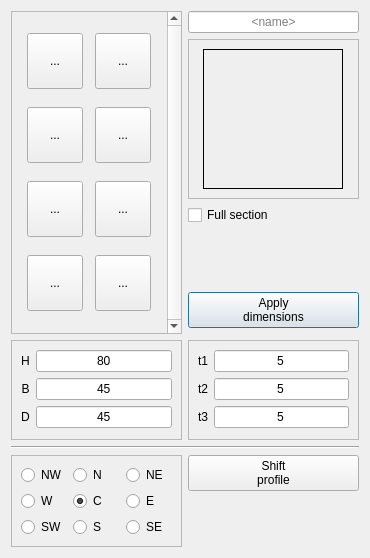
<?xml version="1.0" encoding="UTF-8"?>
<ui version="4.0">
 <class>Dialog</class>
 <widget class="QDialog" name="Dialog">
  <property name="geometry">
   <rect>
    <x>0</x>
    <y>0</y>
    <width>370</width>
    <height>558</height>
   </rect>
  </property>
  <property name="windowTitle">
   <string>Beams profile editor</string>
  </property>
  <layout class="QGridLayout" name="gridLayout_4">
   <item row="9" column="1" colspan="2">
    <widget class="Line" name="line">
     <property name="orientation">
      <enum>Qt::Horizontal</enum>
     </property>
    </widget>
   </item>
   <item row="8" column="1">
    <widget class="QFrame" name="frameDims">
     <property name="sizePolicy">
      <sizepolicy hsizetype="MinimumExpanding" vsizetype="Preferred">
       <horstretch>0</horstretch>
       <verstretch>0</verstretch>
      </sizepolicy>
     </property>
     <property name="minimumSize">
      <size>
       <width>130</width>
       <height>100</height>
      </size>
     </property>
     <property name="frameShape">
      <enum>QFrame::StyledPanel</enum>
     </property>
     <property name="frameShadow">
      <enum>QFrame::Raised</enum>
     </property>
     <layout class="QGridLayout" name="gridLayout_2">
      <item row="3" column="1">
       <widget class="QLineEdit" name="editB">
        <property name="text">
         <string>45</string>
        </property>
        <property name="alignment">
         <set>Qt::AlignCenter</set>
        </property>
       </widget>
      </item>
      <item row="4" column="0">
       <widget class="QLabel" name="labD">
        <property name="text">
         <string>D</string>
        </property>
        <property name="alignment">
         <set>Qt::AlignCenter</set>
        </property>
       </widget>
      </item>
      <item row="4" column="1">
       <widget class="QLineEdit" name="editD">
        <property name="text">
         <string>45</string>
        </property>
        <property name="alignment">
         <set>Qt::AlignCenter</set>
        </property>
       </widget>
      </item>
      <item row="1" column="1">
       <widget class="QLineEdit" name="editH">
        <property name="text">
         <string>80</string>
        </property>
        <property name="alignment">
         <set>Qt::AlignCenter</set>
        </property>
       </widget>
      </item>
      <item row="1" column="0">
       <widget class="QLabel" name="labH">
        <property name="text">
         <string>H</string>
        </property>
        <property name="alignment">
         <set>Qt::AlignCenter</set>
        </property>
       </widget>
      </item>
      <item row="3" column="0">
       <widget class="QLabel" name="labB">
        <property name="text">
         <string>B</string>
        </property>
        <property name="alignment">
         <set>Qt::AlignCenter</set>
        </property>
       </widget>
      </item>
     </layout>
     <zorder>editD</zorder>
     <zorder>labD</zorder>
     <zorder>editH</zorder>
     <zorder>labH</zorder>
     <zorder>editB</zorder>
     <zorder>labB</zorder>
    </widget>
   </item>
   <item row="8" column="2">
    <widget class="QFrame" name="frameThk">
     <property name="sizePolicy">
      <sizepolicy hsizetype="MinimumExpanding" vsizetype="Preferred">
       <horstretch>0</horstretch>
       <verstretch>0</verstretch>
      </sizepolicy>
     </property>
     <property name="minimumSize">
      <size>
       <width>130</width>
       <height>100</height>
      </size>
     </property>
     <property name="frameShape">
      <enum>QFrame::StyledPanel</enum>
     </property>
     <property name="frameShadow">
      <enum>QFrame::Raised</enum>
     </property>
     <layout class="QGridLayout" name="gridLayout">
      <item row="0" column="0">
       <widget class="QLabel" name="labT1">
        <property name="text">
         <string>t1</string>
        </property>
        <property name="alignment">
         <set>Qt::AlignCenter</set>
        </property>
       </widget>
      </item>
      <item row="0" column="1">
       <widget class="QLineEdit" name="editT1">
        <property name="text">
         <string>5</string>
        </property>
        <property name="alignment">
         <set>Qt::AlignCenter</set>
        </property>
       </widget>
      </item>
      <item row="1" column="0">
       <widget class="QLabel" name="labT2">
        <property name="text">
         <string>t2</string>
        </property>
        <property name="alignment">
         <set>Qt::AlignCenter</set>
        </property>
       </widget>
      </item>
      <item row="1" column="1">
       <widget class="QLineEdit" name="editT2">
        <property name="text">
         <string>5</string>
        </property>
        <property name="alignment">
         <set>Qt::AlignCenter</set>
        </property>
       </widget>
      </item>
      <item row="2" column="0">
       <widget class="QLabel" name="labT3">
        <property name="text">
         <string>t3</string>
        </property>
        <property name="alignment">
         <set>Qt::AlignCenter</set>
        </property>
       </widget>
      </item>
      <item row="2" column="1">
       <widget class="QLineEdit" name="editT3">
        <property name="text">
         <string>5</string>
        </property>
        <property name="alignment">
         <set>Qt::AlignCenter</set>
        </property>
       </widget>
      </item>
     </layout>
    </widget>
   </item>
   <item row="0" column="2">
    <widget class="QLineEdit" name="lineEdit">
     <property name="alignment">
      <set>Qt::AlignCenter</set>
     </property>
     <property name="placeholderText">
      <string>&lt;name&gt;</string>
     </property>
    </widget>
   </item>
   <item row="10" column="1" rowspan="3">
    <widget class="QFrame" name="frame">
     <property name="enabled">
      <bool>true</bool>
     </property>
     <property name="frameShape">
      <enum>QFrame::StyledPanel</enum>
     </property>
     <property name="frameShadow">
      <enum>QFrame::Raised</enum>
     </property>
     <layout class="QGridLayout" name="gridLayout_3">
      <item row="0" column="0">
       <widget class="QRadioButton" name="rbNW">
        <property name="enabled">
         <bool>true</bool>
        </property>
        <property name="text">
         <string>NW</string>
        </property>
       </widget>
      </item>
      <item row="0" column="1">
       <widget class="QRadioButton" name="rbN">
        <property name="enabled">
         <bool>true</bool>
        </property>
        <property name="text">
         <string>N</string>
        </property>
       </widget>
      </item>
      <item row="0" column="2">
       <widget class="QRadioButton" name="rbNE">
        <property name="enabled">
         <bool>true</bool>
        </property>
        <property name="text">
         <string>NE</string>
        </property>
       </widget>
      </item>
      <item row="1" column="0">
       <widget class="QRadioButton" name="rbW">
        <property name="enabled">
         <bool>true</bool>
        </property>
        <property name="text">
         <string>W</string>
        </property>
       </widget>
      </item>
      <item row="1" column="1">
       <widget class="QRadioButton" name="rbC">
        <property name="enabled">
         <bool>true</bool>
        </property>
        <property name="text">
         <string>C</string>
        </property>
        <property name="checked">
         <bool>true</bool>
        </property>
       </widget>
      </item>
      <item row="1" column="2">
       <widget class="QRadioButton" name="rbE">
        <property name="enabled">
         <bool>true</bool>
        </property>
        <property name="text">
         <string>E</string>
        </property>
       </widget>
      </item>
      <item row="2" column="0">
       <widget class="QRadioButton" name="rbSW">
        <property name="enabled">
         <bool>true</bool>
        </property>
        <property name="text">
         <string>SW</string>
        </property>
       </widget>
      </item>
      <item row="2" column="1">
       <widget class="QRadioButton" name="rbS">
        <property name="enabled">
         <bool>true</bool>
        </property>
        <property name="text">
         <string>S</string>
        </property>
       </widget>
      </item>
      <item row="2" column="2">
       <widget class="QRadioButton" name="rbSE">
        <property name="enabled">
         <bool>true</bool>
        </property>
        <property name="text">
         <string>SE</string>
        </property>
       </widget>
      </item>
     </layout>
    </widget>
   </item>
   <item row="0" column="1" rowspan="7">
    <widget class="QScrollArea" name="scrollArea">
     <property name="sizePolicy">
      <sizepolicy hsizetype="MinimumExpanding" vsizetype="MinimumExpanding">
       <horstretch>0</horstretch>
       <verstretch>0</verstretch>
      </sizepolicy>
     </property>
     <property name="minimumSize">
      <size>
       <width>160</width>
       <height>120</height>
      </size>
     </property>
     <property name="maximumSize">
      <size>
       <width>16777215</width>
       <height>16777215</height>
      </size>
     </property>
     <property name="baseSize">
      <size>
       <width>0</width>
       <height>100</height>
      </size>
     </property>
     <property name="verticalScrollBarPolicy">
      <enum>Qt::ScrollBarAlwaysOn</enum>
     </property>
     <property name="widgetResizable">
      <bool>true</bool>
     </property>
     <property name="alignment">
      <set>Qt::AlignLeading|Qt::AlignLeft|Qt::AlignTop</set>
     </property>
     <widget class="QWidget" name="scrollAreaWidgetContents">
      <property name="geometry">
       <rect>
        <x>0</x>
        <y>0</y>
        <width>153</width>
        <height>321</height>
       </rect>
      </property>
      <layout class="QGridLayout" name="gridLayout_5">
       <item row="0" column="0">
        <widget class="QToolButton" name="tbSquare">
         <property name="sizePolicy">
          <sizepolicy hsizetype="Fixed" vsizetype="Fixed">
           <horstretch>0</horstretch>
           <verstretch>0</verstretch>
          </sizepolicy>
         </property>
         <property name="minimumSize">
          <size>
           <width>56</width>
           <height>56</height>
          </size>
         </property>
         <property name="baseSize">
          <size>
           <width>56</width>
           <height>56</height>
          </size>
         </property>
         <property name="text">
          <string>...</string>
         </property>
         <property name="icon">
          <iconset resource="../../../../Documenti/programmazione/QtDialogs/profileEditor/imgages.qrc">
           <normaloff>:/images/square.png</normaloff>:/images/square.png</iconset>
         </property>
         <property name="iconSize">
          <size>
           <width>48</width>
           <height>48</height>
          </size>
         </property>
        </widget>
       </item>
       <item row="0" column="1">
        <widget class="QToolButton" name="tbCircle">
         <property name="enabled">
          <bool>true</bool>
         </property>
         <property name="sizePolicy">
          <sizepolicy hsizetype="Fixed" vsizetype="Fixed">
           <horstretch>0</horstretch>
           <verstretch>0</verstretch>
          </sizepolicy>
         </property>
         <property name="minimumSize">
          <size>
           <width>56</width>
           <height>56</height>
          </size>
         </property>
         <property name="baseSize">
          <size>
           <width>56</width>
           <height>56</height>
          </size>
         </property>
         <property name="text">
          <string>...</string>
         </property>
         <property name="icon">
          <iconset resource="../../../../Documenti/programmazione/QtDialogs/profileEditor/imgages.qrc">
           <normaloff>:/images/circle.png</normaloff>:/images/circle.png</iconset>
         </property>
         <property name="iconSize">
          <size>
           <width>48</width>
           <height>48</height>
          </size>
         </property>
        </widget>
       </item>
       <item row="1" column="0">
        <widget class="QToolButton" name="tbT">
         <property name="sizePolicy">
          <sizepolicy hsizetype="Fixed" vsizetype="Fixed">
           <horstretch>0</horstretch>
           <verstretch>0</verstretch>
          </sizepolicy>
         </property>
         <property name="minimumSize">
          <size>
           <width>56</width>
           <height>56</height>
          </size>
         </property>
         <property name="baseSize">
          <size>
           <width>56</width>
           <height>56</height>
          </size>
         </property>
         <property name="text">
          <string>...</string>
         </property>
         <property name="icon">
          <iconset resource="../../../../Documenti/programmazione/QtDialogs/profileEditor/imgages.qrc">
           <normaloff>:/images/T.png</normaloff>:/images/T.png</iconset>
         </property>
         <property name="iconSize">
          <size>
           <width>48</width>
           <height>48</height>
          </size>
         </property>
        </widget>
       </item>
       <item row="1" column="1">
        <widget class="QToolButton" name="tbU">
         <property name="sizePolicy">
          <sizepolicy hsizetype="Fixed" vsizetype="Fixed">
           <horstretch>0</horstretch>
           <verstretch>0</verstretch>
          </sizepolicy>
         </property>
         <property name="minimumSize">
          <size>
           <width>56</width>
           <height>56</height>
          </size>
         </property>
         <property name="baseSize">
          <size>
           <width>56</width>
           <height>56</height>
          </size>
         </property>
         <property name="text">
          <string>...</string>
         </property>
         <property name="icon">
          <iconset resource="../../../../Documenti/programmazione/QtDialogs/profileEditor/imgages.qrc">
           <normaloff>:/images/U.png</normaloff>:/images/U.png</iconset>
         </property>
         <property name="iconSize">
          <size>
           <width>48</width>
           <height>48</height>
          </size>
         </property>
        </widget>
       </item>
       <item row="2" column="0">
        <widget class="QToolButton" name="tbH">
         <property name="sizePolicy">
          <sizepolicy hsizetype="Fixed" vsizetype="Fixed">
           <horstretch>0</horstretch>
           <verstretch>0</verstretch>
          </sizepolicy>
         </property>
         <property name="minimumSize">
          <size>
           <width>56</width>
           <height>56</height>
          </size>
         </property>
         <property name="baseSize">
          <size>
           <width>56</width>
           <height>56</height>
          </size>
         </property>
         <property name="text">
          <string>...</string>
         </property>
         <property name="icon">
          <iconset resource="../../../../Documenti/programmazione/QtDialogs/profileEditor/imgages.qrc">
           <normaloff>:/images/H.png</normaloff>:/images/H.png</iconset>
         </property>
         <property name="iconSize">
          <size>
           <width>48</width>
           <height>48</height>
          </size>
         </property>
        </widget>
       </item>
       <item row="2" column="1">
        <widget class="QToolButton" name="tbL">
         <property name="sizePolicy">
          <sizepolicy hsizetype="Fixed" vsizetype="Fixed">
           <horstretch>0</horstretch>
           <verstretch>0</verstretch>
          </sizepolicy>
         </property>
         <property name="minimumSize">
          <size>
           <width>56</width>
           <height>56</height>
          </size>
         </property>
         <property name="baseSize">
          <size>
           <width>56</width>
           <height>56</height>
          </size>
         </property>
         <property name="text">
          <string>...</string>
         </property>
         <property name="icon">
          <iconset resource="../../../../Documenti/programmazione/QtDialogs/profileEditor/imgages.qrc">
           <normaloff>:/images/L.png</normaloff>:/images/L.png</iconset>
         </property>
         <property name="iconSize">
          <size>
           <width>48</width>
           <height>48</height>
          </size>
         </property>
        </widget>
       </item>
       <item row="3" column="0">
        <widget class="QToolButton" name="tbZ">
         <property name="sizePolicy">
          <sizepolicy hsizetype="Fixed" vsizetype="Fixed">
           <horstretch>0</horstretch>
           <verstretch>0</verstretch>
          </sizepolicy>
         </property>
         <property name="minimumSize">
          <size>
           <width>56</width>
           <height>56</height>
          </size>
         </property>
         <property name="baseSize">
          <size>
           <width>56</width>
           <height>56</height>
          </size>
         </property>
         <property name="text">
          <string>...</string>
         </property>
         <property name="icon">
          <iconset resource="../../../../Documenti/programmazione/QtDialogs/profileEditor/imgages.qrc">
           <normaloff>:/images/Z.png</normaloff>:/images/Z.png</iconset>
         </property>
         <property name="iconSize">
          <size>
           <width>48</width>
           <height>48</height>
          </size>
         </property>
        </widget>
       </item>
       <item row="3" column="1">
        <widget class="QToolButton" name="tbOmega">
         <property name="sizePolicy">
          <sizepolicy hsizetype="Fixed" vsizetype="Fixed">
           <horstretch>0</horstretch>
           <verstretch>0</verstretch>
          </sizepolicy>
         </property>
         <property name="minimumSize">
          <size>
           <width>56</width>
           <height>56</height>
          </size>
         </property>
         <property name="baseSize">
          <size>
           <width>56</width>
           <height>56</height>
          </size>
         </property>
         <property name="text">
          <string>...</string>
         </property>
         <property name="icon">
          <iconset resource="../../../../Documenti/programmazione/QtDialogs/profileEditor/imgages.qrc">
           <normaloff>:/images/omega.png</normaloff>:/images/omega.png</iconset>
         </property>
         <property name="iconSize">
          <size>
           <width>48</width>
           <height>48</height>
          </size>
         </property>
        </widget>
       </item>
      </layout>
     </widget>
    </widget>
   </item>
   <item row="1" column="2">
    <widget class="QFrame" name="frame_2">
     <property name="frameShape">
      <enum>QFrame::StyledPanel</enum>
     </property>
     <property name="frameShadow">
      <enum>QFrame::Raised</enum>
     </property>
     <layout class="QGridLayout" name="gridLayout_6">
      <item row="1" column="0">
       <widget class="QLabel" name="labImg">
        <property name="sizePolicy">
         <sizepolicy hsizetype="MinimumExpanding" vsizetype="MinimumExpanding">
          <horstretch>0</horstretch>
          <verstretch>0</verstretch>
         </sizepolicy>
        </property>
        <property name="minimumSize">
         <size>
          <width>140</width>
          <height>140</height>
         </size>
        </property>
        <property name="maximumSize">
         <size>
          <width>140</width>
          <height>140</height>
         </size>
        </property>
        <property name="frameShape">
         <enum>QFrame::Box</enum>
        </property>
        <property name="text">
         <string/>
        </property>
        <property name="pixmap">
         <pixmap resource="../../../../Documenti/programmazione/QtDialogs/profileEditor/imgages.qrc">:/images/square.png</pixmap>
        </property>
        <property name="scaledContents">
         <bool>true</bool>
        </property>
        <property name="alignment">
         <set>Qt::AlignCenter</set>
        </property>
       </widget>
      </item>
     </layout>
    </widget>
   </item>
   <item row="3" column="2">
    <spacer name="verticalSpacer">
     <property name="orientation">
      <enum>Qt::Vertical</enum>
     </property>
     <property name="sizeHint" stdset="0">
      <size>
       <width>20</width>
       <height>40</height>
      </size>
     </property>
    </spacer>
   </item>
   <item row="2" column="2">
    <widget class="QCheckBox" name="cbFull">
     <property name="enabled">
      <bool>true</bool>
     </property>
     <property name="text">
      <string>Full section</string>
     </property>
    </widget>
   </item>
   <item row="4" column="2" rowspan="2">
    <widget class="QPushButton" name="btn1">
     <property name="enabled">
      <bool>true</bool>
     </property>
     <property name="text">
      <string>Apply
dimensions</string>
     </property>
    </widget>
   </item>
   <item row="10" column="2">
    <widget class="QPushButton" name="btn2">
     <property name="sizePolicy">
      <sizepolicy hsizetype="Minimum" vsizetype="Fixed">
       <horstretch>0</horstretch>
       <verstretch>0</verstretch>
      </sizepolicy>
     </property>
     <property name="text">
      <string>Shift
profile</string>
     </property>
    </widget>
   </item>
  </layout>
 </widget>
 <tabstops>
  <tabstop>editH</tabstop>
  <tabstop>editB</tabstop>
  <tabstop>editD</tabstop>
  <tabstop>editT1</tabstop>
  <tabstop>editT2</tabstop>
  <tabstop>editT3</tabstop>
  <tabstop>lineEdit</tabstop>
  <tabstop>scrollArea</tabstop>
  <tabstop>rbNW</tabstop>
  <tabstop>rbN</tabstop>
  <tabstop>rbNE</tabstop>
  <tabstop>rbW</tabstop>
  <tabstop>rbC</tabstop>
  <tabstop>rbE</tabstop>
  <tabstop>rbSW</tabstop>
  <tabstop>rbS</tabstop>
  <tabstop>rbSE</tabstop>
  <tabstop>tbSquare</tabstop>
  <tabstop>tbCircle</tabstop>
  <tabstop>tbT</tabstop>
  <tabstop>tbU</tabstop>
  <tabstop>tbH</tabstop>
  <tabstop>tbL</tabstop>
  <tabstop>tbZ</tabstop>
  <tabstop>tbOmega</tabstop>
 </tabstops>
 <resources>
  <include location="../../../../Documenti/programmazione/QtDialogs/profileEditor/imgages.qrc"/>
  <include location="../../../../Documenti/programmazione/QtDialogs/profileEditor/imgages.qrc"/>
 </resources>
 <connections/>
</ui>
